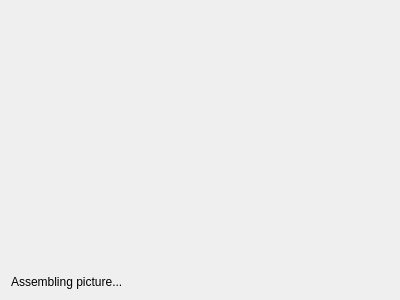
<?xml version="1.0" encoding="UTF-8"?>
<ui version="4.0">
 <class>assembleWidget</class>
 <widget class="QFrame" name="assembleWidget">
  <property name="geometry">
   <rect>
    <x>0</x>
    <y>0</y>
    <width>400</width>
    <height>300</height>
   </rect>
  </property>
  <property name="windowTitle">
   <string>Frame</string>
  </property>
  <layout class="QVBoxLayout" name="verticalLayout">
   <item>
    <spacer name="verticalSpacer">
     <property name="orientation">
      <enum>Qt::Vertical</enum>
     </property>
     <property name="sizeHint" stdset="0">
      <size>
       <width>20</width>
       <height>40</height>
      </size>
     </property>
    </spacer>
   </item>
   <item>
    <widget class="QLabel" name="label">
     <property name="text">
      <string>Assembling picture...</string>
     </property>
    </widget>
   </item>
  </layout>
 </widget>
 <resources/>
 <connections/>
</ui>
